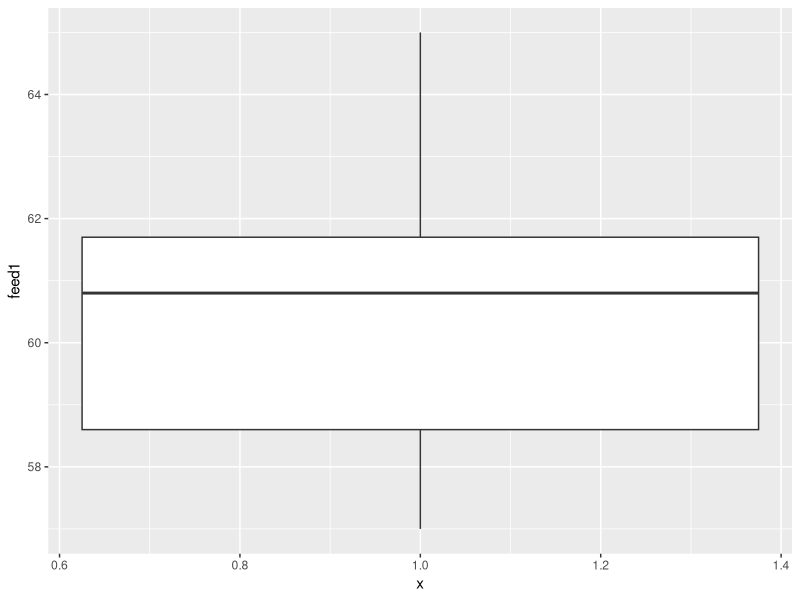
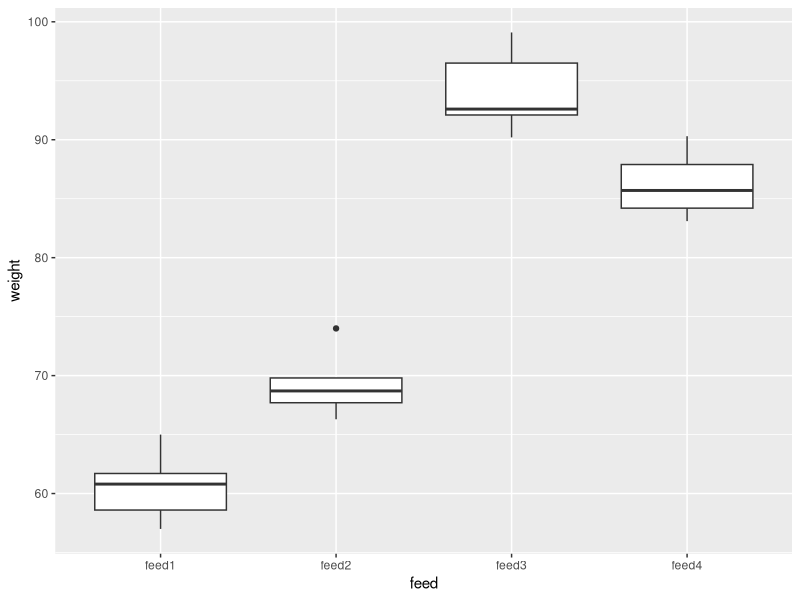
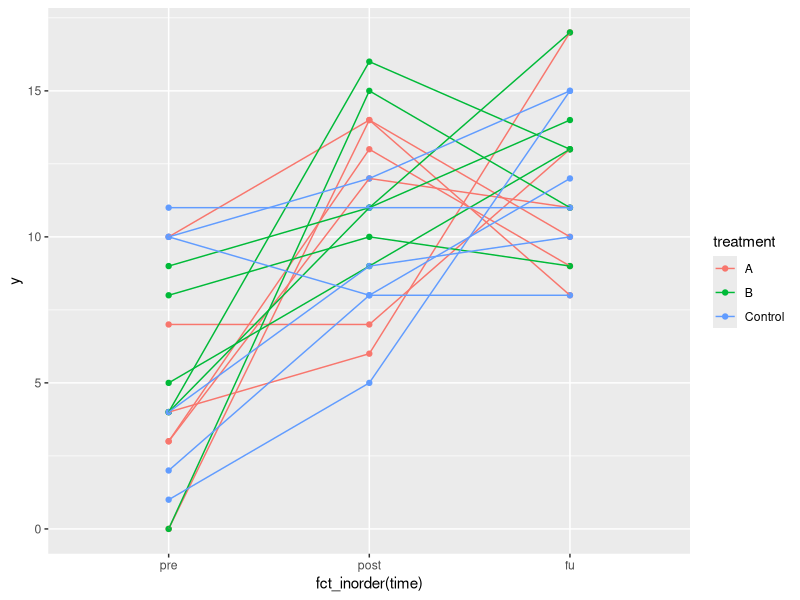

R code for these plots, in order:
## ---- chunk 1
library(tidyverse)
library(broom)
## ---- chunk 2
pigs <- read_table("pigs1.txt")
pigs
## ---- chunk 3
ggplot(pigs, aes(x=1, y=feed1)) + geom_boxplot()
## ---- chunk 4
pigs
pigs %>% pivot_longer(-pig, names_to="feed", 
                      values_to="weight") -> pigs_longer
## ---- chunk 5
pigs_longer
## ---- chunk 6
ggplot(pigs_longer, aes(x=feed, y=weight)) + geom_boxplot()
## ---- chunk 7
pigs_longer %>% 
  pivot_wider(names_from=feed, values_from=weight)
## ---- chunk 8
prevalence <- read_table("disease.txt")
## ---- chunk 9
prevalence %>% 
  gather(disloc, freq, -Species) %>% 
  separate(disloc, into=c("disease", "location"))
## ---- chunk 10
prevalence %>% 
  pivot_longer(-Species, names_to=c("disease", "location"),
               names_sep="_", values_to="frequency") %>% 
  arrange(Species, location, disease) -> prevalence_longer
prevalence_longer
## ---- chunk 11
prevalence_longer %>% 
  pivot_wider(names_from=c(disease, location), values_from=frequency)
## ---- chunk 12
pigs_longer %>% 
  group_by(feed) %>% 
  summarize(weight_mean=mean(weight))
## ---- chunk 13
pigs_longer %>% 
  group_by(feed) %>% 
  summarize(r=quantile(weight, c(0.25, 0.75)))
## ---- chunk 14
pigs_longer %>% 
  group_by(feed) %>% 
  summarize(r=list(quantile(weight, c(0.25, 0.75)))) %>% 
  unnest(r)
## ---- chunk 15
tidy(quantile(pigs_longer$weight, c(0.25, 0.75)))
## ---- chunk 16
pigs_longer %>% 
  group_by(feed) %>% 
  summarize(r=list(tidy(quantile(weight, c(0.25, 0.75))))) %>% 
  unnest(r) %>% 
  pivot_wider(names_from=names, values_from=x)
## ---- chunk 17
repmes0 <- read_table2("repmes.txt")
repmes0 %>% mutate(id=str_c(treatment, ".", rep)) %>% 
  select(-rep) %>% 
  select(id, everything()) -> repmes
repmes
## ---- chunk 18
repmes %>% pivot_longer(contains("_"),
                        names_to=c("time", "var"),
                        names_sep="_"
                         )
## ---- chunk 19
repmes %>% pivot_longer(contains("_"),
                        names_to=c("time", ".value"),
                        names_sep="_"
                        ) -> repmes3
repmes3
## ---- chunk 20
ggplot(repmes3, aes(x=fct_inorder(time), y=y, colour=treatment, group=id)) +
  geom_point() + geom_line()
